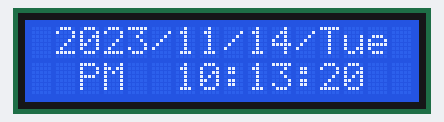
A sketch run on a simulated Arduino Uno, built with avr-gcc and run on an emulated ATmega328P. On the bench: 16×2 character LCD. The local clock reads 2024-03-15 10:24:30 at power-on unless the sketch sets it; what the sketch prints to the serial monitor is not drawn.

Above: at 0.1 s.
At 4.2 s:
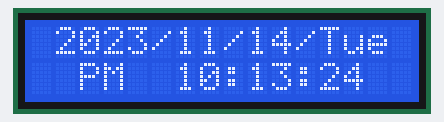
At 9.2 s:
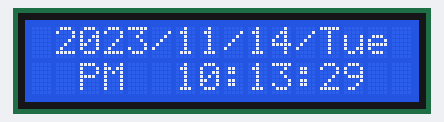
At 19.3 s:
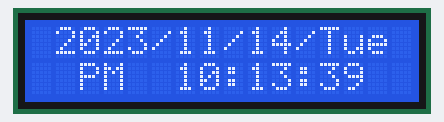
At 28.4 s:
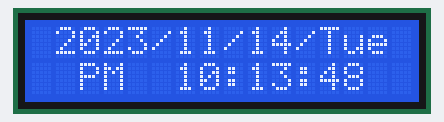
At 38.5 s:
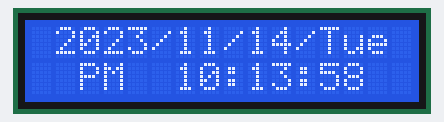

Measured:
- what the display in image 1 shows lasts 1.0 s, from 4.1 s to 5.1 s

The sketch:

lcd_digitalClock.ino
```cpp
#include <LiquidCrystal.h>
#include <Wire.h>
#include "RTClib.h"

DateTime now;
char day[7][12] = {"Sun","Mon","Tue","Wed","Thu","Fri","Sat"};

RTC_DS3231 rtc;

void showDate();
void showTime();
void showDay();

char buf1[10];
char buf2[10];
char buf3[10];

//int timer = 0 ; //Start the time at 0
LiquidCrystal lcd (2, 3, 4, 5, 6, 7); //Initialize the library with the numbers of the interface pins

void setup()
{
  lcd.begin(16 , 2 ); //Set up the LCD's number of columns and
  //lcd.print("Hello world!"); //Print a message to the
  Serial.begin(9600);
  Wire.begin();

  if (! rtc.begin())
  {
    Serial.println("Couldn't find RTC");
    while(1);
  }

  if (rtc.lostPower())
  {
    Serial.println("lost power");
    rtc.adjust(DateTime(F(__DATE__),F(__TIME__)));
  }

  rtc.adjust(DateTime(F(__DATE__),F(__TIME__)));
}

void loop()
{
  now = rtc.now();
  showDate();
  showDay();
  showTime();
  int time = 0;
  String AP="";
  if (now.hour()>12){
    time = now.hour()-12;
    AP = "PM";
  }
  else{
    AP = "AM";
  }
  sprintf(buf1,"%02d",time);
  sprintf(buf2,"%02d",now.minute());
  sprintf(buf3,"%02d",now.second());
  lcd.setCursor(1,0);
  lcd.print(now.year());
  lcd.print("/");
  lcd.print(now.month());
  lcd.print("/");
  lcd.print(now.day());
  lcd.print("/");
  lcd.print(day[now.dayOfTheWeek()]);
  lcd.setCursor(2,1);
  lcd.print(AP);
  lcd.print("  ");
  lcd.print(buf1);
  lcd.print(":");
  lcd.print(buf2);
  lcd.print(":");
  lcd.print(buf3);
  //Serial.println();
  delay(1000);
  lcd.clear();
}

void showDate()
{
 Serial.print(now.year());
 Serial.print("/");
 Serial.print(now.month());
 Serial.print("/");
 Serial.print(now.day());
 Serial.print("  ");
}

void showDay()
{
  Serial.print(day[now.dayOfTheWeek()]);
  Serial.print(" ");
}

void showTime()
{
  Serial.print("Time: ");
  Serial.print(now.hour());
  Serial.print(":");
  Serial.print(now.minute());
  Serial.print(":");
  Serial.print(now.second());
  Serial.println();
}
```
